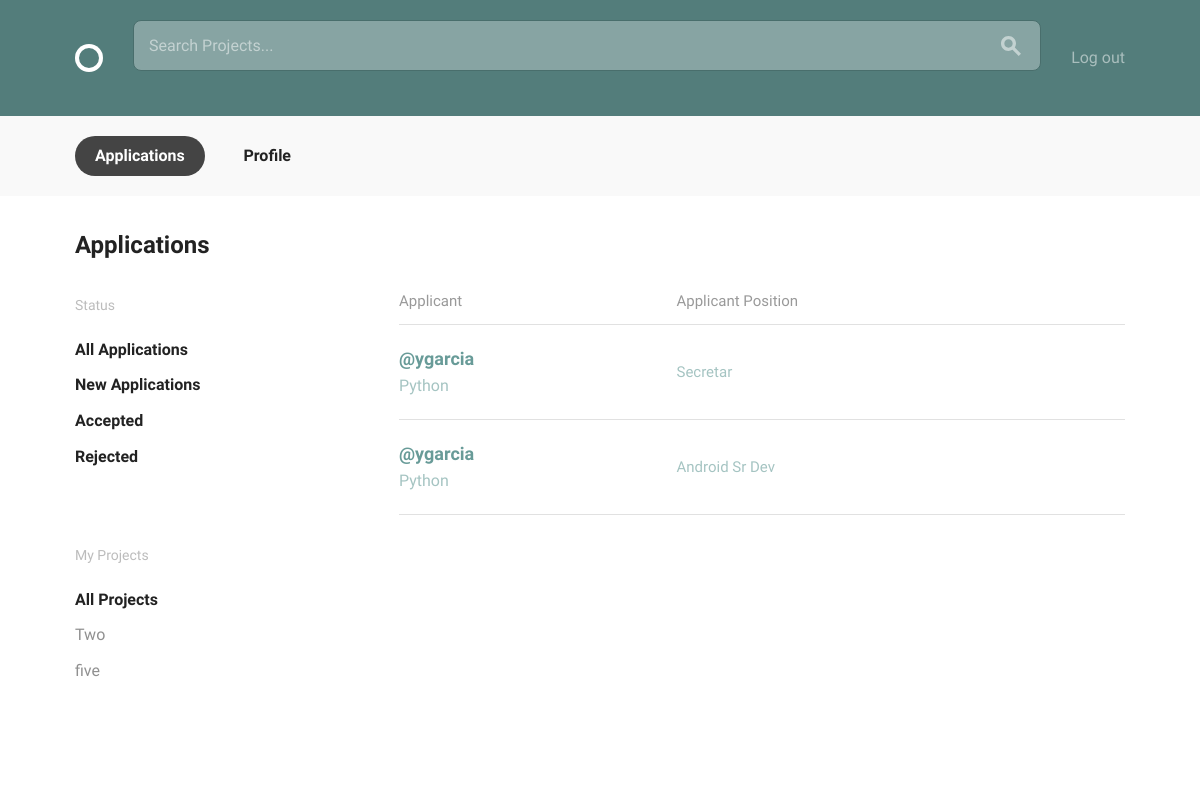
Before: /projects/applications/ (signed in) with the older database file.
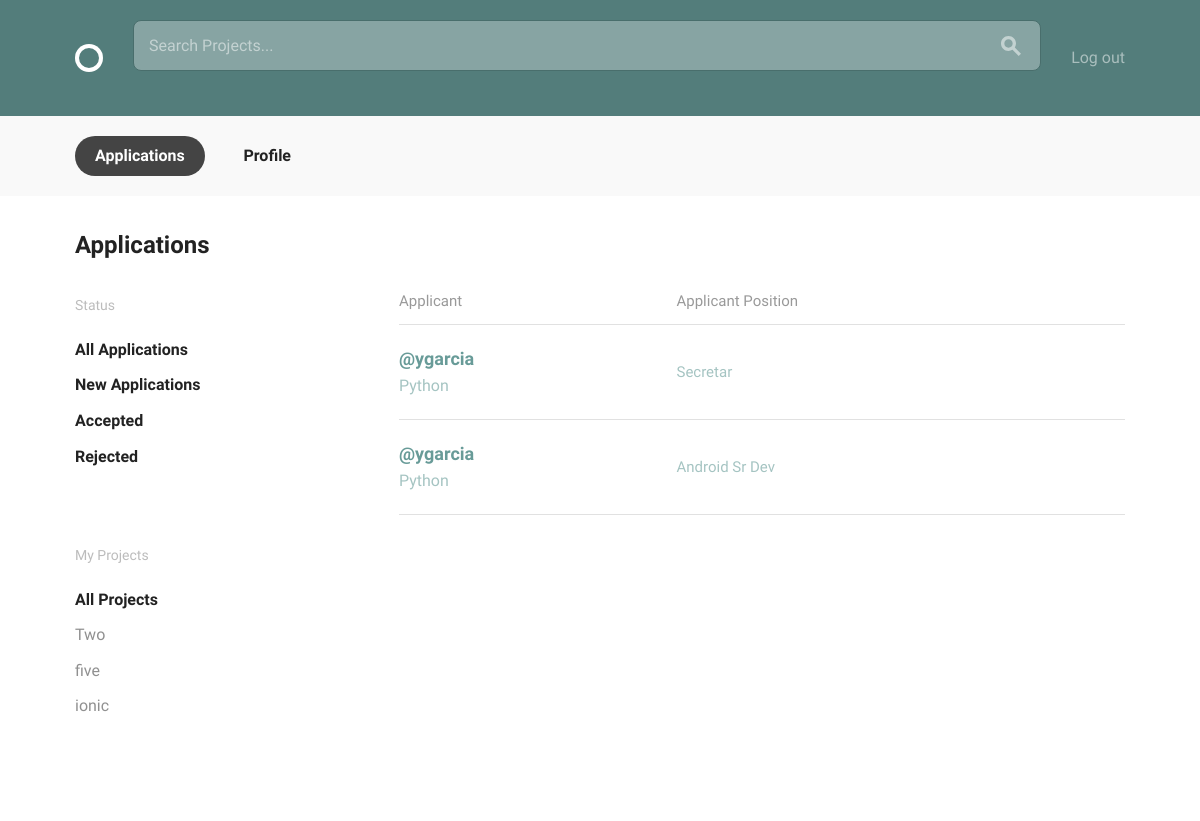
After: the same page with the newer database file.
### projects/models.py (models this page shows, shortened)
class Project(models.Model):
    owner = models.ForeignKey(settings.AUTH_USER_MODEL,
                              related_name="projects")
    title = models.CharField(max_length=140)
    description = models.TextField()
    concluded = models.BooleanField(default=False)
    time_line_description = models.TextField(default='')
    applicant_req = models.TextField(default='')

class Application(models.Model):
    position = models.ForeignKey(Position, related_name='applications')
    candidate = models.ForeignKey(settings.AUTH_USER_MODEL, related_name='applications')
    status = models.CharField(max_length=30, default='processing')

class Position(models.Model):
    position_title = models.CharField(max_length=40)
    skill = models.ForeignKey(Skill, related_name='positions')
    description = models.TextField(default='')
    project = models.ForeignKey(Project, related_name='positions')
    filled = models.BooleanField(default=False)

### accounts/models.py (models this page shows, shortened)
class User(AbstractBaseUser, PermissionsMixin):
    email = models.EmailField(unique=True)
    username = models.CharField(max_length=40, unique=True, null=True)
    display_name = models.CharField(max_length=140)
    bio = models.TextField(max_length=140, blank=True, default="")
    avatar = models.ImageField(upload_to='avatar_pics', blank=True, null=True)
    date_joined = models.DateTimeField(default=timezone.now)
    is_active = models.BooleanField(default=True)
    is_staff = models.BooleanField(default=False)
    objects = UserManager()
    USERNAME_FIELD = "email"
    REQUIRED_FIELDS = ["display_name", "username"]

class UserSkill(models.Model):
    skill = models.ForeignKey(Skill,
                              on_delete=models.CASCADE,
                              related_name='user_skill_rel')
    user = models.ForeignKey(User,
                             related_name='user_skill_rel')

class Skill(models.Model):
    name = models.CharField(max_length=40)
    def __str__(self):
        return self.name

### projects/views.py (the view)
class AllApplications(LoginRequiredMixin, PrefetchRelatedMixin, generic.ListView):
    model = models.Application
    prefetch_related = ["candidate", "position"]
    def get_queryset(self):
        if self.request.GET.get('p'):
            return models.Application.objects.filter(
                position__project__pk=self.request.GET.get('p')
            )
        else:
            return models.Application.objects.filter(
                position__project__owner=self.request.user
            )

### projects/templates/projects/application_list.html
{% extends "layout.html" %}
{% block body_content %}
    <div class="bounds circle--page">
        <div class="circle--page--header circle--fluid">
            <div class="circle--fluid--cell circle--fluid--primary">
                <h2>Applications</h2>
            </div>
        </div>
        <div class="grid-25">
            <div class="circle--filter circle--secondary--module">
                <h4>Status</h4>
                <ul class="circle--filter--list">
                    <li><a class="selected">All Applications</a></li>
                    <li><a class="selected">New Applications</a></li>
                    <li><a class="selected">Accepted</a></li>
                    <li><a class="selected">Rejected</a></li>
                </ul>
            </div>
            <div class="circle--filter circle--secondary--module">
                <h4>My Projects</h4>
                <ul class="circle--filter--list">
                    <li><a class="selected">All Projects</a></li>
                    {% for my_pro in user.projects.all %}
                        <li><a href="?p={{ my_pro.pk }}" class="">{{ my_pro.title }}</a></li>
                    {% endfor %}
                </ul>
            </div>
        </div>
        <div class="grid-70 grid-push-5">
            <table class="u-full-width circle--table">
                <thead>
                <tr>
                    <th>Applicant</th>
                    <th class="circle--cell--right">Applicant Position</th>
                </tr>
                </thead>
                <tbody>
                {% for application in application_list %}
                    <tr class="clickable-row" data-href="{% url 'projects:application_detail' pk=application.pk %}">
                        <td>
                            <h3>{{ application.candidate.username }}</h3>
                            {% for skill in application.candidate.user_skill_rel.all %}
                                <p>{{ skill.skill }}</p>
                            {% endfor %}
                        </td>
                        <td class="circle--cell--right">
                            {{ application.position.position_title }}
                        </td>
                    </tr>
                {% endfor %}
                </tbody>
            </table>
        </div>
    </div>
{% endblock %}

Changed rows visible on the page:
added Project: title "ionic"
